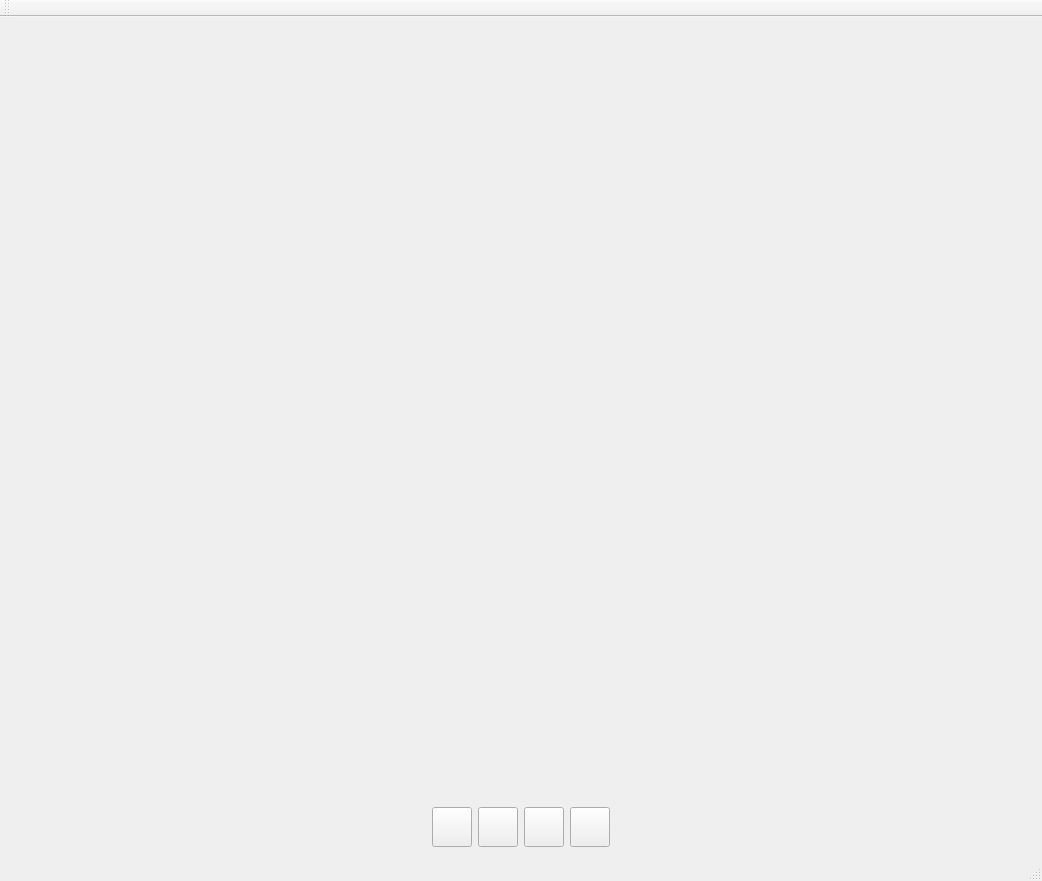
<?xml version="1.0" encoding="UTF-8"?>
<ui version="4.0">
 <class>VLCPlayerClass</class>
 <widget class="QMainWindow" name="VLCPlayerClass">
  <property name="geometry">
   <rect>
    <x>0</x>
    <y>0</y>
    <width>1042</width>
    <height>881</height>
   </rect>
  </property>
  <property name="windowTitle">
   <string>VLCPlayer</string>
  </property>
  <widget class="QWidget" name="centralWidget">
   <layout class="QGridLayout" name="gridLayout">
    <item row="1" column="0" colspan="2">
     <widget class="QWidget" name="widget" native="true">
      <property name="minimumSize">
       <size>
        <width>0</width>
        <height>41</height>
       </size>
      </property>
      <property name="maximumSize">
       <size>
        <width>16777215</width>
        <height>41</height>
       </size>
      </property>
      <layout class="QHBoxLayout" name="horizontalLayout">
       <property name="leftMargin">
        <number>0</number>
       </property>
       <property name="topMargin">
        <number>0</number>
       </property>
       <property name="rightMargin">
        <number>0</number>
       </property>
       <property name="bottomMargin">
        <number>0</number>
       </property>
       <item>
        <spacer name="horizontalSpacer_2">
         <property name="orientation">
          <enum>Qt::Horizontal</enum>
         </property>
         <property name="sizeHint" stdset="0">
          <size>
           <width>403</width>
           <height>20</height>
          </size>
         </property>
        </spacer>
       </item>
       <item>
        <widget class="QPushButton" name="replay">
         <property name="sizePolicy">
          <sizepolicy hsizetype="Minimum" vsizetype="Fixed">
           <horstretch>0</horstretch>
           <verstretch>0</verstretch>
          </sizepolicy>
         </property>
         <property name="minimumSize">
          <size>
           <width>40</width>
           <height>40</height>
          </size>
         </property>
         <property name="maximumSize">
          <size>
           <width>40</width>
           <height>40</height>
          </size>
         </property>
         <property name="sizeIncrement">
          <size>
           <width>0</width>
           <height>0</height>
          </size>
         </property>
         <property name="font">
          <font>
           <family>微软雅黑</family>
           <weight>75</weight>
           <bold>true</bold>
          </font>
         </property>
         <property name="toolTip">
          <string>Playback</string>
         </property>
         <property name="styleSheet">
          <string notr="true"/>
         </property>
         <property name="text">
          <string/>
         </property>
         <property name="icon">
          <iconset resource="../../vlcplayer.qrc">
           <normaloff>:/Resources/playback.png</normaloff>:/Resources/playback.png</iconset>
         </property>
         <property name="iconSize">
          <size>
           <width>20</width>
           <height>20</height>
          </size>
         </property>
        </widget>
       </item>
       <item>
        <widget class="QPushButton" name="play">
         <property name="sizePolicy">
          <sizepolicy hsizetype="Preferred" vsizetype="Fixed">
           <horstretch>0</horstretch>
           <verstretch>0</verstretch>
          </sizepolicy>
         </property>
         <property name="minimumSize">
          <size>
           <width>40</width>
           <height>40</height>
          </size>
         </property>
         <property name="maximumSize">
          <size>
           <width>40</width>
           <height>40</height>
          </size>
         </property>
         <property name="font">
          <font>
           <family>微软雅黑</family>
           <weight>75</weight>
           <bold>true</bold>
          </font>
         </property>
         <property name="toolTip">
          <string>Play</string>
         </property>
         <property name="text">
          <string/>
         </property>
         <property name="icon">
          <iconset resource="../../vlcplayer.qrc">
           <normaloff>:/Resources/play.png</normaloff>:/Resources/play.png</iconset>
         </property>
         <property name="iconSize">
          <size>
           <width>20</width>
           <height>20</height>
          </size>
         </property>
        </widget>
       </item>
       <item>
        <widget class="QPushButton" name="stop">
         <property name="minimumSize">
          <size>
           <width>40</width>
           <height>40</height>
          </size>
         </property>
         <property name="maximumSize">
          <size>
           <width>40</width>
           <height>40</height>
          </size>
         </property>
         <property name="font">
          <font>
           <family>微软雅黑</family>
           <weight>75</weight>
           <bold>true</bold>
          </font>
         </property>
         <property name="toolTip">
          <string>Stop</string>
         </property>
         <property name="text">
          <string/>
         </property>
         <property name="icon">
          <iconset resource="../../vlcplayer.qrc">
           <normaloff>:/Resources/stop.png</normaloff>:/Resources/stop.png</iconset>
         </property>
         <property name="iconSize">
          <size>
           <width>20</width>
           <height>20</height>
          </size>
         </property>
        </widget>
       </item>
       <item>
        <widget class="QPushButton" name="record">
         <property name="minimumSize">
          <size>
           <width>40</width>
           <height>40</height>
          </size>
         </property>
         <property name="maximumSize">
          <size>
           <width>40</width>
           <height>40</height>
          </size>
         </property>
         <property name="font">
          <font>
           <family>微软雅黑</family>
           <weight>75</weight>
           <bold>true</bold>
          </font>
         </property>
         <property name="toolTip">
          <string>Record</string>
         </property>
         <property name="text">
          <string/>
         </property>
         <property name="icon">
          <iconset resource="../../vlcplayer.qrc">
           <normaloff>:/Resources/record.png</normaloff>:/Resources/record.png</iconset>
         </property>
         <property name="iconSize">
          <size>
           <width>20</width>
           <height>20</height>
          </size>
         </property>
        </widget>
       </item>
       <item>
        <spacer name="horizontalSpacer">
         <property name="orientation">
          <enum>Qt::Horizontal</enum>
         </property>
         <property name="sizeHint" stdset="0">
          <size>
           <width>403</width>
           <height>20</height>
          </size>
         </property>
        </spacer>
       </item>
      </layout>
     </widget>
    </item>
    <item row="0" column="0" colspan="2">
     <widget class="QWidget" name="container" native="true"/>
    </item>
   </layout>
  </widget>
  <widget class="QMenuBar" name="menuBar">
   <property name="geometry">
    <rect>
     <x>0</x>
     <y>0</y>
     <width>1042</width>
     <height>24</height>
    </rect>
   </property>
  </widget>
  <widget class="QToolBar" name="mainToolBar">
   <attribute name="toolBarArea">
    <enum>TopToolBarArea</enum>
   </attribute>
   <attribute name="toolBarBreak">
    <bool>false</bool>
   </attribute>
  </widget>
  <widget class="QStatusBar" name="statusBar"/>
 </widget>
 <layoutdefault spacing="6" margin="11"/>
 <resources>
  <include location="../../vlcplayer.qrc"/>
 </resources>
 <connections/>
</ui>
